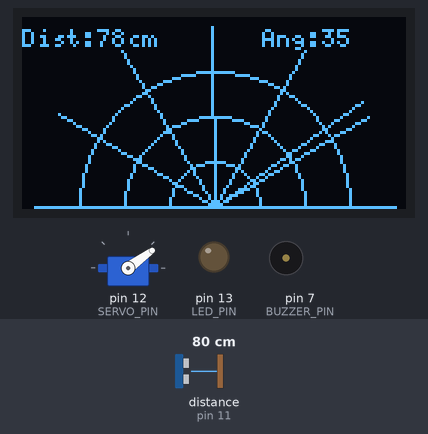
A sketch run on a simulated Arduino Uno, built with avr-gcc and run on an emulated ATmega328P. Parts: servo, 128×64 one-colour display, output pins drawn as LEDs (lit = HIGH), buzzer (waves = sounding, pin HIGH). Wiring (inferred from the names in the program): ultrasonic range finder: trigger pin 10; echo pin 11. Inputs (shaded band) come from the test bench; at power-on: distance to the obstacle (sensor on pin 11) 80 cm. The echo pulse lasts 58.3 µs per cm; pins used as bus, display or sensor lines are not drawn; what the sketch prints to the serial monitor is not drawn.

Above: at 1.2 s.
1.3 s: distance to the obstacle (sensor on pin 11) set to 45 cm
At 1.61 s:
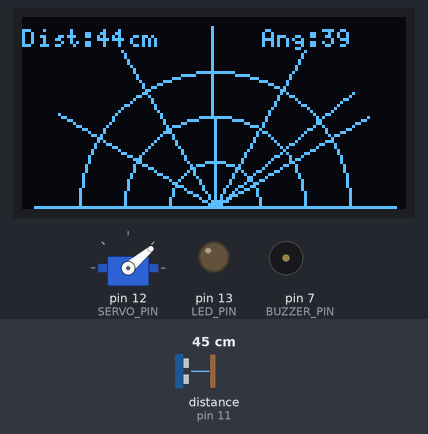
3.1 s: distance to the obstacle (sensor on pin 11) set to 38 cm
At 3.32 s:
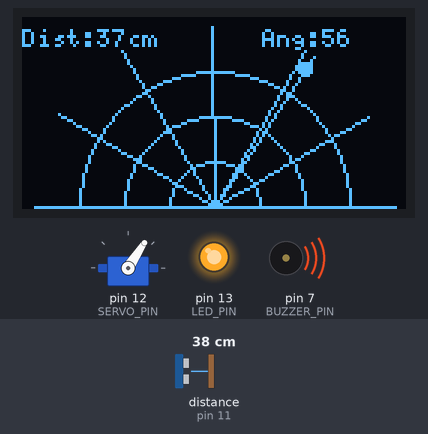
5.0 s: distance to the obstacle (sensor on pin 11) set to 183 cm
At 5.25 s:
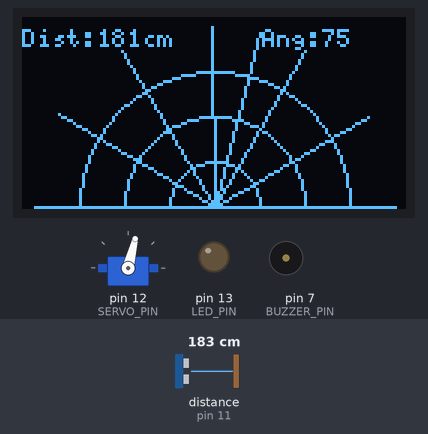
7.0 s: distance to the obstacle (sensor on pin 11) set to 2 cm
At 7.21 s:
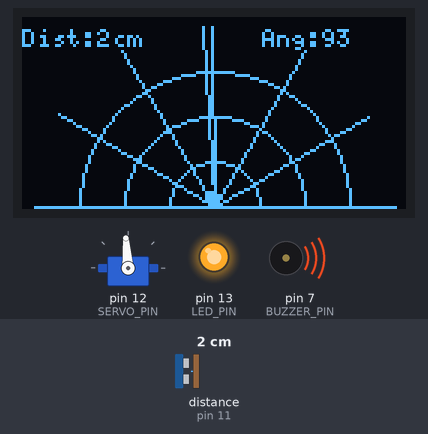
8.9 s: distance to the obstacle (sensor on pin 11) set to 120 cm
At 9.1 s:
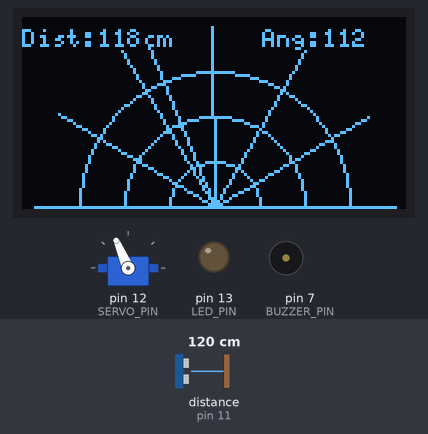
10.8 s: distance to the obstacle (sensor on pin 11) set to 4 cm
At 11.01 s:
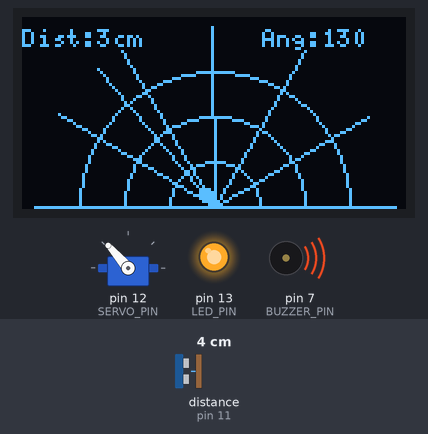
Timing chart, 0 to 15.4 s (numbered marks = the images above; inputs shaded):
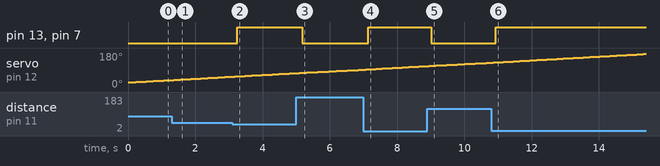

Measured:
- the behaviour switches between 41 and 40 cm on distance to the obstacle (sensor on pin 11) (found by bisection; images 1 and 2)
- after the input at 3.1 s, pin 13 (LED_PIN), pin 7 (BUZZER_PIN): LOW → HIGH after 0.14 s; the display: first differs from a run without the input after 0.17 s (image 2)
- after the input at 5.0 s, pin 13 (LED_PIN), pin 7 (BUZZER_PIN): HIGH → LOW after 0.17 s; the display: first differs from a run without the input after 0.20 s (image 3)
- after the input at 7.0 s, pin 13 (LED_PIN), pin 7 (BUZZER_PIN): LOW → HIGH after 0.14 s; the display: first differs from a run without the input after 0.17 s (image 4)
- after the input at 8.9 s, pin 13 (LED_PIN), pin 7 (BUZZER_PIN): HIGH → LOW after 0.12 s; the display: first differs from a run without the input after 0.15 s (image 5)
- after the input at 10.8 s, pin 13 (LED_PIN), pin 7 (BUZZER_PIN): LOW → HIGH after 0.13 s; the display: first differs from a run without the input after 0.16 s (image 6)

The sketch:

Military_Radar.ino
```cpp
#include <Servo.h>//Servo.h: It Allows control of the servo motor.

#include <U8g2lib.h>// U8g2lib.h: This library is Used to control the OLED display with graphical functions.

// Let's define the PINS
#define TRIG_PIN 10
#define ECHO_PIN 11
#define SERVO_PIN 12
#define BUZZER_PIN 7
#define LED_PIN 13
/*
	•	TRIG_PIN & ECHO_PIN: Used for Ultrasonic sensor to measure distance.
	•	SERVO_PIN: Controls the servo motor’s rotation.
	•	BUZZER_PIN: Sounds an alarm when object is detected.
	•	LED_PIN: Lights up when object is detected.
*/

// Now create the Radar and Detection Parameters
const int sweepMin = 25;
const int sweepMax = 180;
const int radarCenterX = 64;
const int radarCenterY = 63;
const int radarRadius = 60;
const int distanceThreshold = 40;

/*
	•	sweepMin/sweepMax: Limits for radar sweep angle.
	•	radarCenterX/Y: Center point of radar display.
	•	radarRadius: How far the radar sweeps visually.
	•	distanceThreshold: Distance under which the object is considered detected (in cm).
*/

// Lets create the Variables and Object Creation

long duration;
int distance;
Servo myServo;  // Creates a servo object for controlling the servo motor
U8G2_SH1106_128X64_NONAME_F_HW_I2C display(U8G2_R0, U8X8_PIN_NONE);
/*
	•	duration: Stores time taken by ultrasonic pulse.
	•	distance: Calculated distance to an object.
	•	myServo: Servo motor object.
	•	display: OLED display object using I2C.
*/

void setup() { // I am initializing the components
  pinMode(TRIG_PIN, OUTPUT);  // Sets the TRIG_PIN as an Output
  pinMode(ECHO_PIN, INPUT);   // Sets the ECHO_PIN as an Input
  pinMode(BUZZER_PIN, OUTPUT);
  pinMode(LED_PIN, OUTPUT);
  Serial.begin(9600);
  myServo.attach(SERVO_PIN);  // Defines on which pin is the servo motor attached
  myServo.write(90);
  display.begin();
  /*
	•	First, Initializes pin modes.
	•	then, Starts serial communication to 9600 port
	•	then, Attaches the servo to its pin.
	•	and finally, Starts the OLED display.
*/
}

// Draw Radar Grid on the OLED display
// Create a drawRadarGrid() function
void drawRadarGrid() {
  // let's Draw a 3 arcs representing distance levels.
  display.drawCircle(radarCenterX, radarCenterY, 15);
  display.drawCircle(radarCenterX, radarCenterY, 30);
  display.drawCircle(radarCenterX, radarCenterY, 45);

  // 	let's Draw a lines at every 30° to look like a radar screen.
  for (int angle = 0; angle <= 180; angle += 30) {
    /*
    •	We cannot use the exact angle in degrees to draw a line
    •	So here we use Trigonometric functions, this functions like cos() and sin() use radians, not degrees.
    In Simple words, Trigonometry is a branch of math that deals with the angles and sides of triangles — especially right-angled triangles
    (triangles that have a 90° angle). Here we use trigonometric functions to know exactly where to draw on the screen
    when the radar sweeps at different angles.
	  •	So this converts the angle from degrees (like 30°, 60°) into radians.
	  •	Formula:
      radians = angle in degrees * (pi/180)
    */
    float rad = angle * (3.14159265 / 180.0);
    /*
    	•	This finds the X position of the line’s end on the screen.
      •	Uses cos() to find how far along the horizontal (x-axis) the end point is.
      •	radarCenterX: the center of the radar screen.
      •	radarRadius * cos(rad): how far to move from center based on angle.
    */
    int xEnd = radarCenterX + radarRadius * cos(rad);
    int yEnd = radarCenterY - radarRadius * sin(rad);
    display.drawLine(radarCenterX, radarCenterY, xEnd, yEnd);
  }
}

//Now Draw Radar Sweep Line & Detected Object
void drawRadarSweep(int angle, long distance) {
  float radAngle = angle * (3.14159265 / 180.0);

  // Draws sweeping radar line.
  int xEnd = radarCenterX + radarRadius * cos(radAngle);
  int yEnd = radarCenterY - radarRadius * sin(radAngle);
  display.drawLine(radarCenterX, radarCenterY, xEnd, yEnd);

  // 	If an object is detected within the threshold, draws a small dot.
  /*
  When the ultrasonic sensor detects an object within range, we want to show that object as a small dot on our radar.
  We take the real distance, shrink it to fit our radar screen using the map() function, and then use a bit of math
  to figure out exactly where that dot should go based on the radar’s sweep angle. Finally, we draw the dot on the
  OLED screen. Let's start to draw a disc.
  */
  if (distance < distanceThreshold) {
    // Now lets convert the real-world measured distance into a visual distance on the radar display.
    /*
    We are using the map() function: map(value, fromLow, fromHigh, toLow, toHigh)
      •	If distance is 0 cm, r becomes 0 (dot at radar center).
      •	If distance is distanceThreshold (like 40 cm), r becomes radarRadius (edge of radar).
      •	If distance is in between, r will be proportionally in between.
      Example:
      distance = 20 cm, distanceThreshold = 40, and radarRadius = 60
      r = map(20, 0, 40, 0, 60) = 30
      So the dot will be halfway from the radar center to the edge.
    */
    int r = map(distance, 0, distanceThreshold, 0, radarRadius);
    /*
    Calculate X Position of the Object:
      	•	Converts the distance (r) and the sweep angle (radAngle) into an X coordinate.
	      •	Adds this to radarCenterX to find the object’s position relative to the center.
    */
    int xObj = radarCenterX + r * cos(radAngle);
    /*
    Calculate Y Position of the Object:
      	•	Calculates Y coordinate of the object dot.
	      •	Subtracts because display Y-axis grows downwards, so going “up” means subtracting.
    */
    int yObj = radarCenterY - r * sin(radAngle);
    /*
    	•	Draws a small filled circle (radius 2 pixels) at the (xObj, yObj) position.
	    •	This dot shows where the object is detected on the radar screen.
    */
    display.drawDisc(xObj, yObj, 2);
  }
}

// Distance Calculation Function
int calculateDistance() {
  // •	Sends ultrasonic pulse.
	// •	Waits for echo.

  digitalWrite(TRIG_PIN, LOW);
  delayMicroseconds(2);
  digitalWrite(TRIG_PIN, HIGH);
  delayMicroseconds(10);
  digitalWrite(TRIG_PIN, LOW);
  duration = pulseIn(ECHO_PIN, HIGH);
  // •	Calculates distance using the formula:
  distance = duration * 0.034 / 2;
  return distance;
}

void loop() {
  /*
  	•	Moves the servo from 15° to 165°.
    •	For each angle:
      •	Rotate servo
      •	Calculate distance
      •	Print to Serial
      •	Update OLED with radar visuals and values
      •	Turn on buzzer/LED if object is close
      •	Small delay
  */
  for (int i = sweepMin; i <= sweepMax; i++) {
    myServo.write(i);

    distance = calculateDistance();

    Serial.print(i);
    Serial.print(",");
    Serial.print(distance);
    Serial.print(".");
    display.clearBuffer();
    drawRadarGrid();
    drawRadarSweep(i, distance);

    display.setFont(u8g2_font_5x8_tr);
    display.setCursor(0, 10);
    display.print("Dist:");
    display.print(distance);
    display.print("cm");

    display.setCursor(80, 10);
    display.print("Ang:");
    display.print(i);

    display.sendBuffer();
    if (distance < distanceThreshold) {
      digitalWrite(BUZZER_PIN, HIGH);
      digitalWrite(LED_PIN, HIGH);
    } else {
      digitalWrite(BUZZER_PIN, LOW);
      digitalWrite(LED_PIN, LOW);
    }
    delay(30);
  }
  // Same logic but servo moves in reverse (165° back to 15°).
  for (int i = sweepMax; i > sweepMin; i--) {
    myServo.write(i);

    distance = calculateDistance();
    Serial.print(i);
    Serial.print(",");
    Serial.print(distance);
    Serial.print(".");
    display.clearBuffer();
    drawRadarGrid();
    drawRadarSweep(i, distance);

    display.setFont(u8g2_font_5x8_tr);
    display.setCursor(0, 10);
    display.print("Dist:");
    display.print(distance);
    display.print("cm");

    display.setCursor(80, 10);
    display.print("Ang:");
    display.print(i);

    display.sendBuffer();
    if (distance < distanceThreshold) {
      digitalWrite(BUZZER_PIN, HIGH);
      digitalWrite(LED_PIN, HIGH);
    } else {
      digitalWrite(BUZZER_PIN, LOW);
      digitalWrite(LED_PIN, LOW);
    }
    delay(30);
  }
}
```
